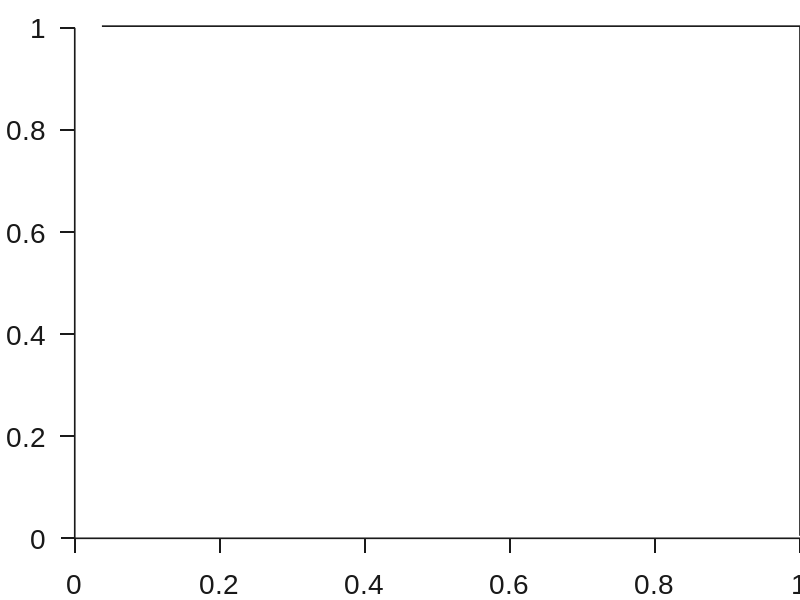

Source code (MATLAB):
% School of Civil Engineering, Central South University
% H.P.Duan, hpduan2000@csu.edu.cn
% https://www.hpduan.cn
function axSquare()
set(gca, 'Box', 'off', ...
    'Layer','top',...
    'LineWidth',1.2,...
    'XGrid', 'off', 'YGrid', 'off', ...
    'TickDir', 'out', 'TickLength', [0.02 0.02], ...
    'XMinorTick', 'off', 'YMinorTick', 'off', ...
    'XColor', [.1 .1 .1],  'YColor', [.1 .1 .1])
set(gca, 'FontName', 'Arial', 'FontSize', 20)
set(gca,'looseInset',[0 0 0 0])
set(gcf,'Color',[1 1 1])
set(gcf,'unit','centimeters','position',[15 10 10 10])
xc = get(gca,'XColor');
yc = get(gca,'YColor');
unit = get(gca,'units');
ax = axes( 'Units', unit,...           
    'Position',get(gca,'Position'),...           
    'XAxisLocation','top',...           
    'YAxisLocation','right',...           
    'Color','none',...           
    'XColor',xc,...           
    'YColor',yc);
set(ax, 'linewidth',1.2,...        
    'XTick', [],...        
    'YTick', []);
end
